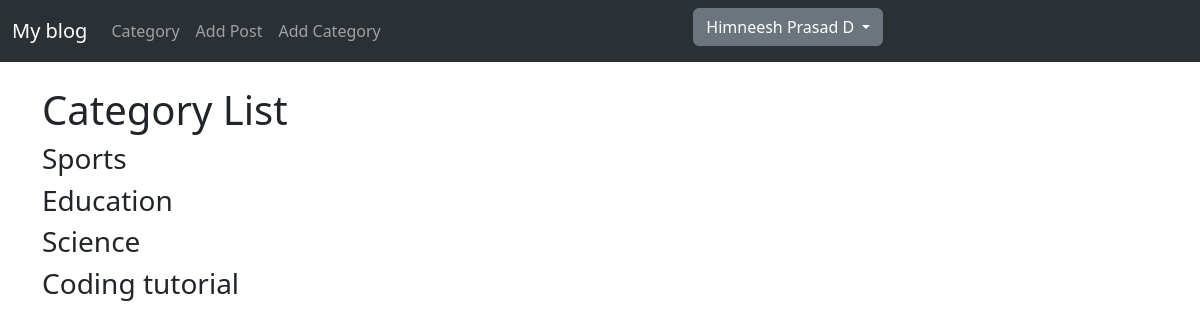
/category-list/ (signed in), run on the app's committed database.
### blogapp/models.py (models this page shows, shortened)
class Category(models.Model):
    name = models.CharField(max_length=255)
    def __str__(self):
        return self.name

### blogapp/views.py (the view)
# urls.py: path('category-list/', views.CategoryListView, name='category-list'),
def CategoryListView(request):
    cat_menu_list = Category.objects.all()
    return render(request, 'categories_list.html', {'cat_menu_list':cat_menu_list})

### templates/categories_list.html (shortened to what this page needs)
{% extends "base.html" %}
{% block content %}
<h1>Category List</h1>
    {% for item in cat_menu_list %}
    <h3><a class="dropdown-item" href="{% url 'category' item %}">{{item}}</a></h3>
    {% endfor %}
{% endblock %}

### templates/base.html (shortened to what this page needs)
<!doctype html>
<html lang="en">
  <head>
    <link href="https://cdn.jsdelivr.net/npm/bootstrap@5.3.2/dist/css/bootstrap.min.css" rel="stylesheet">
  </head>
  <body>
    <nav class="navbar navbar-expand-lg bg-body-tertiary " data-bs-theme="dark">
      <div class="container-fluid">
        <a class="navbar-brand" href="{% url 'home' %}">My blog</a>
        <div class="collapse navbar-collapse" id="navbarSupportedContent">
          <ul class="navbar-nav me-auto mb-2 mb-lg-0">
            {% if cat_menu %}
            <div class="dropdown">
              <button class="btn btn-secondary dropdown-toggle" type="button" id="dropdownMenuButton" data-toggle="dropdown" aria-haspopup="true" aria-expanded="false">
                Categories
              </button>
              <div class="dropdown-menu" aria-labelledby="dropdownMenuButton">
                {% for item in cat_menu %}
                <a class="dropdown-item" href="{% url 'category' item %}">{{item}}</a>
                {% endfor %}
              </div>
            </div>
            {% else %}
            <li class="nav-item">
              <a class="nav-link" href="{% url 'category-list' %}">Category</a>
            </li>
            {% endif %}
            {% if user.is_authenticated %}
              <li class="nav-item">
                <a class="nav-link" href="{% url 'add-post' %}">Add Post</a>
              </li>
              <li class="nav-item">
                <a class="nav-link" href="{% url 'add-category' %}">Add Category</a>
              </li>
            {% endif %}
          </ul>
          <ul class="navbar-nav me-auto mb-2 mb-rg-0">
            {% if user.is_authenticated %}
            <div class="dropdown">
              <button class="btn btn-secondary dropdown-toggle" type="button" id="dropdownMenuButton" data-toggle="dropdown" aria-haspopup="true" aria-expanded="false">
                {{ user.first_name}} {{ user.last_name}}
              </button>
            </div>
            {% endif %}
          </ul>
        </div>
      </div>
    </nav>
    <br/>
    <div class='container'>
      {% block content %}
      {% endblock %}
    </div>
  </body>
</html>

### data on the page
Category: name "Sports"
Category: name "Education"
Category: name "Science"
Category: name "Coding tutorial"

### other printed values
{{ user.first_name }} "Himneesh"
{{ user.last_name }} "Prasad D"
